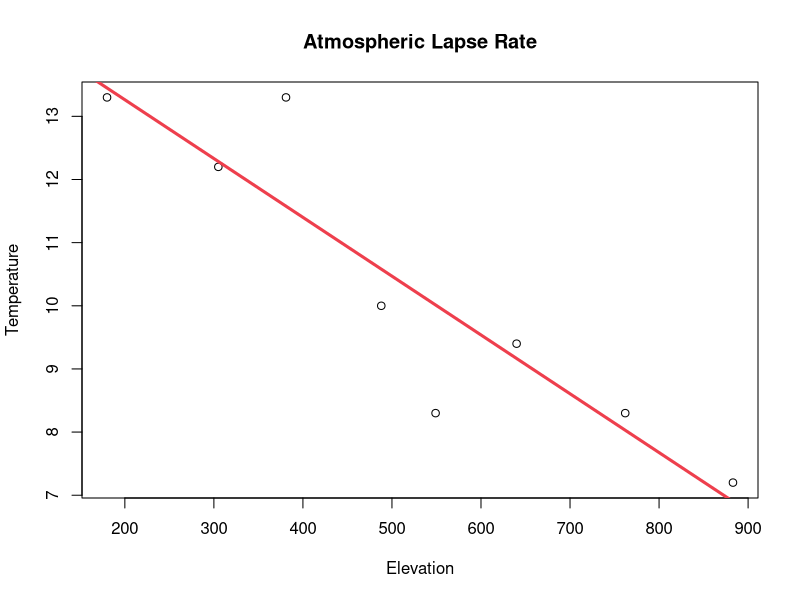

The R source for this figure:
Mydata <- read.csv("Elevation.csv",head = T)
plot(Temperature~Elevation,data = Mydata,main = "Atmospheric Lapse Rate")
x <- Mydata$Elevation
y <- Mydata$Temperature
fit <- lm(y~x)
summary(fit)
abline(fit, lwd = 3, col = "#ee3f4d")
summary(fit)$coefficients